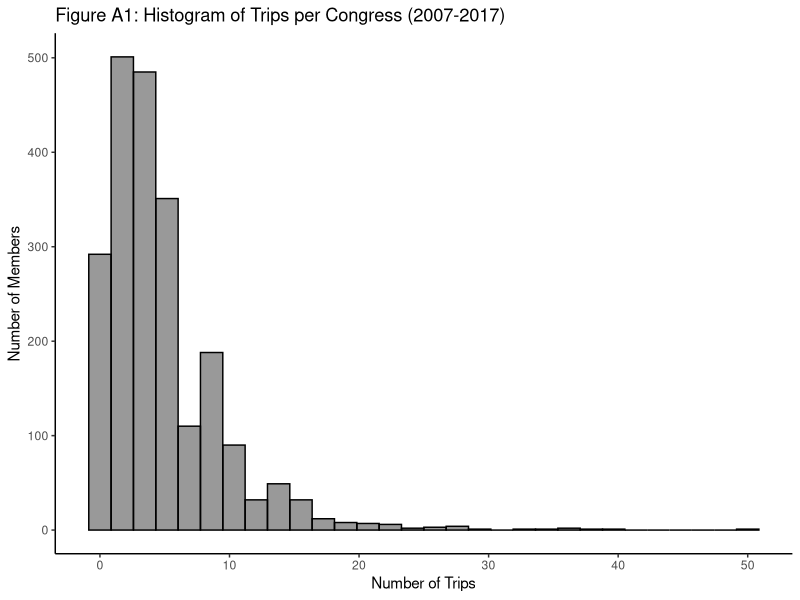
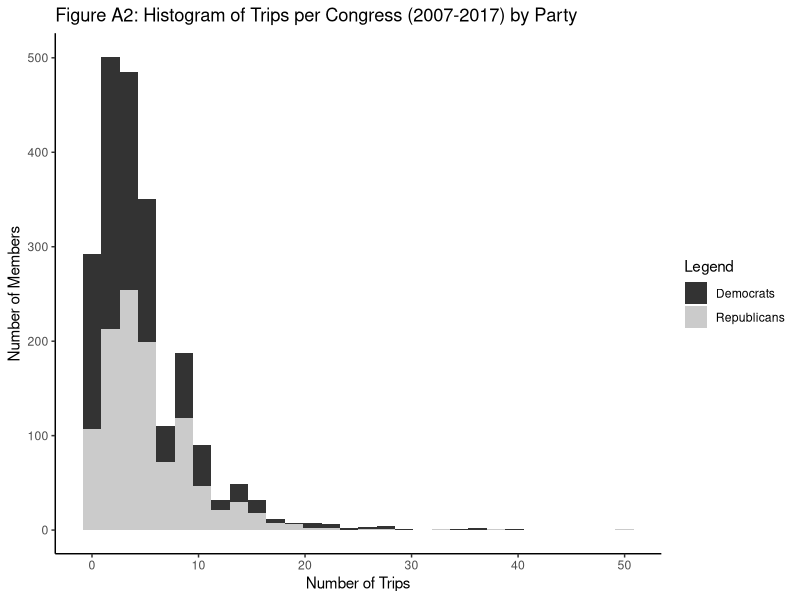

Source code (R) for these figures, in order: (Note: this script raises an error after producing the figures.)
## ---- chunk 1
library(ggplot2)
library(MASS)
giftdata <- read.csv(file = "110-114Congresses.csv", header = TRUE, stringsAsFactors = FALSE)
ggplot(data = giftdata, aes(x=trips)) + geom_histogram(color="black", fill="black", alpha=0.4) + theme_classic() + labs(x="Number of Trips", y="Number of Members") + 
      ggtitle("Figure A1: Histogram of Trips per Congress (2007-2017)")
## ---- chunk 2
library(RColorBrewer)
giftdata <- read.csv(file = "110-114Congresses.csv", header = TRUE, stringsAsFactors = FALSE)
#ggplot(data = giftdata, aes(x = trips, fill = as.factor(party))) + geom_histogram(alpha=0.8, position="stack") + theme_classic() + scale_fill_manual(name =c("Legend"), values=c("blue", "red"), labels=c("100"="Democrats", "200"="Republicans")) + labs(x="Number of Trips", y="Number of Members")
ggplot(data = giftdata, aes(x = trips, fill = as.factor(party))) + geom_histogram(alpha=0.8, position="stack") + theme_classic() + scale_fill_manual(name =c("Legend"), values=c("black", "grey"), labels=c("100"="Democrats", "200"="Republicans")) + labs(x="Number of Trips", y="Number of Members") +
      ggtitle("Figure A2: Histogram of Trips per Congress (2007-2017) by Party")
## ---- chunk 3
library(rio)
library(tidyverse)
bb <- import("110-4gt_foreign_staff.csv")
bb <- bb[bb$FilingType == "Original",] # keep only "Original" filings 
# proportion of trips by member over time	
bb %>% ggplot(aes(factor(MemberTrip))) + geom_bar(aes(fill = factor(cong)), position = "dodge") + labs(x="Trip Attendee", y="Count of Trips Taken") + scale_x_discrete(labels=c("0" = "Staffer", "1" = "Member")) + scale_fill_discrete(name="Congress") + theme_classic() +
      ggtitle("Figure A3: Count of Trips Taken by Attendee (2007-2017)")
## ---- chunk 4
bb <- import("110-4gt_foreign_staff.csv")
bb <- bb[bb$FilingType == "Original",] # keep only "Original" filings 
# proportion of trips by member over time	
# count of trips abroad over time
bb %>% ggplot(aes(factor(Foreign))) + geom_bar(aes(fill = factor(cong)), position = "dodge") + labs(x="Trip Destination", y="Count of Trips Taken") + scale_x_discrete(labels=c("0" = "Domestic", "1" = "Foreign")) + scale_fill_discrete(name="Congress") + theme_classic() +
      ggtitle("Figure A4: Count of Trips Taken, by Destination (2007-2017)")
## ---- chunk 5
bb <- import("110-4gt_foreign_staff.csv")
bb <- bb[bb$FilingType == "Original",] # keep only "Original" filings 
# proportion of trips by member over time	
# count of trips abroad over time
bb %>%  ggplot(aes(x = cong, fill = factor(Foreign))) + geom_bar(position = "fill") + labs(y = "Proportion of Trips ",
      x = "Congress") + scale_fill_discrete(name = "Destination", labels = c("Domestic", "Foreign")) + ggtitle("Figure A5: Proportion of Foreign versus Domestic Trips (2007-2017)")
## ---- chunk 6
bb <- import("110-4gt_foreign_staff.csv")
bb <- bb[bb$FilingType == "Original",] # keep only "Original" filings 
# proportion of trips by member over time	
# count of trips abroad over time
bb %>% filter(Foreign == 0) %>% ggplot(aes(x = cong, fill = factor(MemberTrip))) + geom_bar(position = "fill") + labs(y = "Percentage of Domestic Trips",
      x = "Congress") + scale_fill_discrete(name = "Traveler", labels = c("Staff", "Members")) + ggtitle("Figure A6: Percentage of Domestic Trips Taken by Staff and Members")
## ---- chunk 7
bb <- import("110-4gt_foreign_staff.csv")
bb <- bb[bb$FilingType == "Original",] # keep only "Original" filings 
# proportion of trips by member over time	
# count of trips abroad over time
bb %>% filter(Foreign == 1) %>% ggplot(aes(x = cong, fill = factor(MemberTrip))) + geom_bar(position = "fill") + labs(y = "Percentage of Foreign Trips",
      x = "Congress") + scale_fill_discrete(name = "Traveler", labels = c("Staff", "Members")) + ggtitle("Figure A7: Percentage of Foreign Trips Taken by Staff and Members")
